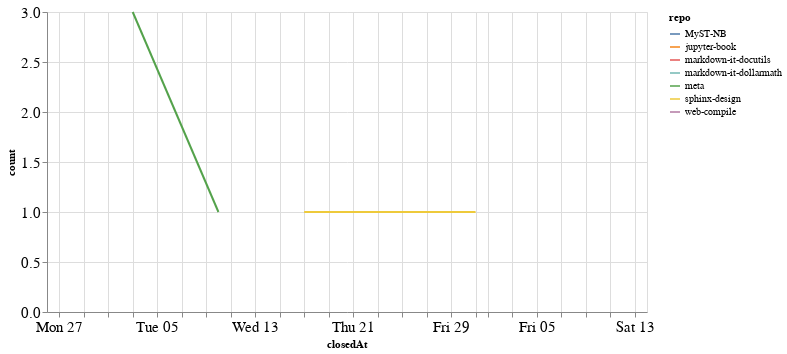

Notebook code cell kept with this figure:
### Code cell
closed_by_time = closed_by.groupby('repo').resample('W', on='closedAt').count()['author'].reset_index()
closed_by_time = closed_by_time.rename(columns={'author': 'count'})

alt.Chart(closed_by_time, width=600).mark_line().encode(
    x='closedAt',
    y='count',
    color='repo',
    tooltip="repo"
)

### Figure 1 — Vega-Lite specification as saved in the notebook (floating-point values rounded to 4 significant figures)
{"config": {"axisLeft": {"labelFontSize": 15}, "axisBottom": {"labelFontSize": 15}}, "data": {"name": "data-7bd58c7b3440a6f5575aaf3d9badaa8b"}, "mark": "line", "encoding": {"color": {"type": "nominal", "field": "repo"}, "tooltip": {"type": "nominal", "field": "repo"}, "x": {"type": "temporal", "field": "closedAt"}, "y": {"type": "quantitative", "field": "count"}}, "width": 600, "$schema": "https://vega.github.io/schema/vega-lite/v4.8.1.json", "datasets": {"data-7bd58c7b3440a6f5575aaf3d9badaa8b": [{"repo": "MyST-NB", "closedAt": "2021-10-03T00:00:00", "count": 2}, {"repo": "jupyter-book", "closedAt": "2021-10-10T00:00:00", "count": 1}, {"repo": "markdown-it-docutils", "closedAt": "2021-11-14T00:00:00", "count": 3}, {"repo": "markdown-it-dollarmath", "closedAt": "2021-11-14T00:00:00", "count": 1}, {"repo": "meta", "closedAt": "2021-10-03T00:00:00", "count": 3}, {"repo": "meta", "closedAt": "2021-10-10T00:00:00", "count": 1}, {"repo": "sphinx-design", "closedAt": "2021-10-17T00:00:00", "count": 1}, {"repo": "sphinx-design", "closedAt": "2021-10-24T00:00:00", "count": 1}, {"repo": "sphinx-design", "closedAt": "2021-10-31T00:00:00", "count": 1}, {"repo": "web-compile", "closedAt": "2021-09-26T00:00:00", "count": 2}]}}
